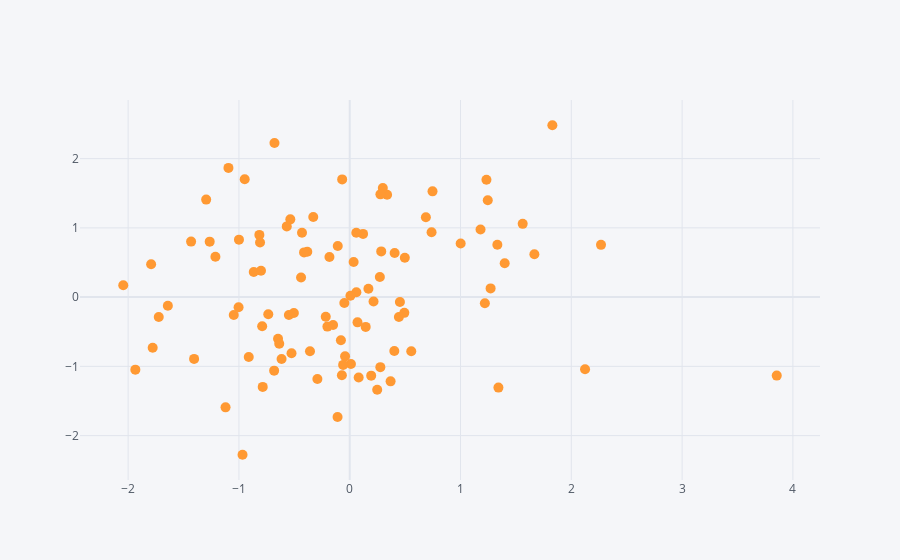

The code cell stored with this chart in its notebook:
### Code cell
df.iplot(kind='scatter', x='A', y='B',
         mode='markers', size=10)
